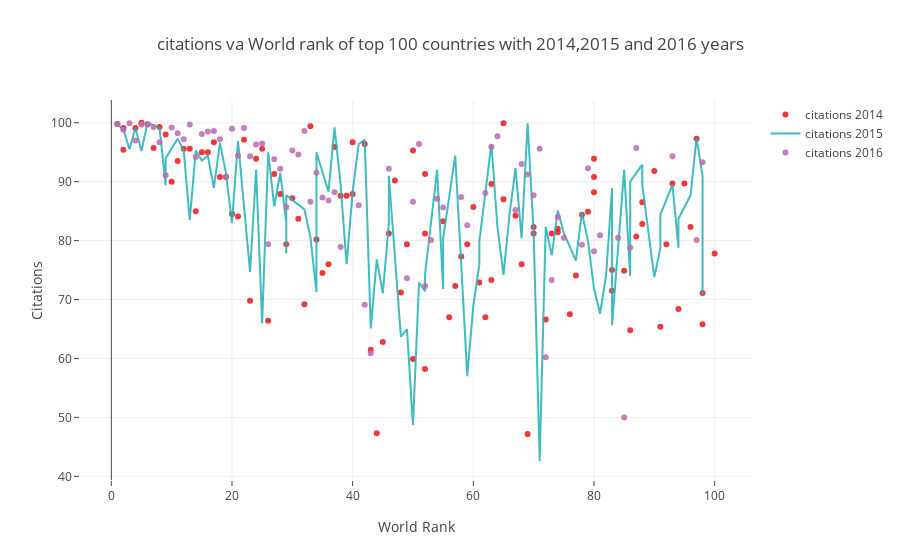

Source (notebook cell):
### Code cell
df2014=my_data[my_data.year == 2014].iloc[:100,:]
df2015=my_data[my_data.year == 2015].iloc[:100,:]
df2016=my_data[my_data.year == 2016].iloc[:100,:]
trace1=go.Scatter(x=df2014.world_rank,y=df2014.citations,mode='markers',name='citations 2014',text=df2014.university_name,
       marker=dict(color='rgba(239, 26, 26, 0.87)'))
trace2=go.Scatter(x=df2015.world_rank,y=df2015.citations,mode='lines',name='citations 2015',text=df2015.university_name,
       marker=dict(color='rgba(35, 179, 184, 0.87)'))
trace3=go.Scatter(x=df2016.world_rank,y=df2016.citations,mode='markers',name='citations 2016',text=df2016.university_name,
       marker=dict(color='rgba(188, 108, 178, 0.87)'))
data=[trace1,trace2,trace3]
layout=dict(title='citations va World rank of top 100 countries with 2014,2015 and 2016 years',
            xaxis=dict(title='World Rank',ticklen=5),
            yaxis=dict(title='Citations',ticklen=5))
fig=dict(layout=layout,data=data)
iplot(fig)

### Figure 1 — Plotly figure (JSON) as saved in the notebook; plotly's stock layout.template omitted (floating-point values rounded to 4 significant figures)
{"data": [{"marker": {"color": "rgba(239, 26, 26, 0.87)"}, "mode": "markers", "name": "citations 2014", "text": ["California Institute of Technology", "Harvard University", "University of Oxford", "Stanford University", "Massachusetts Institute of Technology", "Princeton University", "University of Cambridge", "University of California, Berkeley", "University of Chicago", "Imperial College London", "Yale University", "University of California, Los Angeles", "Columbia University", "ETH Zurich – Swiss Federal Institute of Technology Zurich", "Johns Hopkins University", "University of Pennsylvania", "Duke University", "University of Michigan", "Cornell University", "University of Toronto", "University College London", "Northwestern University", "University of Tokyo", "Carnegie Mellon University", "University of Washington", "National University of Singapore", "University of Texas at Austin", "Georgia Institute of Technology", "University of Illinois at Urbana-Champaign", "University of Wisconsin-Madison", "University of British Columbia", "London School of Economics and Political Science", "University of California, Santa Barbara", "University of Melbourne", "McGill University", "Karolinska Institute", "École Polytechnique Fédérale de Lausanne", "King’s College London", "University of Edinburgh", "New York University", "University of California, San Diego", "Washington University in St Louis", "University of Hong Kong", "Seoul National University", "Peking University", "University of Minnesota", "University of North Carolina at Chapel Hill", "Australian National University", "Pennsylvania State University", "Boston University", "Tsinghua University", "Brown University", "Kyoto University", "University of California, Davis", "LMU Munich", "Korea Advanced Institute of Science and Technology (KAIST)", "Hong Kong University of Science and Technology", "University of Manchester", "Ohio State University", "Pohang University of Science and Technology", "KU Leuven", "Purdue University", "The University of Queensland", "University of Göttingen", "Rice University", "École Normale Supérieure", "Leiden University", "Heidelberg University", "Delft University of Technology", "University of Southern California", "École Polytechnique", "University of Sydney", "Erasmus University Rotterdam", "University of Basel", "Utrecht University", "Nanyang Technological University", "Wageningen University and Research Center", "University of Pittsburgh", "University of Bristol", "Durham University", "Emory University", "Tufts University", "Michigan State University", "University of Amsterdam", "Ghent University", "Free University of Berlin", "Technical University of Munich", "Case Western Reserve University", "Vanderbilt University", "University of Notre Dame", "Monash University", "McMaster University", "University of California, Irvine", "Humboldt University of Berlin", "University of Rochester", "Pierre and Marie Curie University", "University of Colorado Boulder", "Maastricht University", "University of Groningen", "University of Helsinki"], "type": "scatter", "uid": "c978fb4f-3fba-4dec-926e-e1396bbae6df", "x": ["1", "2", "2", "4", "5", "6", "7", "8", "9", "10", "11", "12", "13", "14", "15", "16", "17", "18", "19", "20", "21", "22", "23", "24", "25", "26", "27", "28", "29", "30", "31", "32", "33", "34", "35", "36", "37", "38", "39", "40", "40", "42", "43", "44", "45", "46", "47", "48", "49", "50", "50", "52", "52", "52", "55", "56", "57", "58", "59", "60", "61", "62", "63", "63", "65", "65", "67", "68", "69", "70", "70", "72", "73", "74", "74", "76", "77", "78", "79", "80", "80", "80", "83", "83", "85", "86", "87", "88", "88", "90", "91", "92", "93", "94", "95", "96", "97", "98", "98", "100"], "y": [99.8, 99.1, 95.4, 99.1, 100, 99.7, 95.7, 99.3, 98, 90, 93.5, 95.6, 95.6, 85, 95, 95, 96.7, 90.8, 90.8, 84.5, 84.1, 97.1, 69.8, 93.9, 95.6, 66.4, 91.3, 87.9, 79.4, 87.2, 83.7, 69.2, 99.4, 80.2, 74.5, 76, 95.9, 87.6, 87.6, 87.9, 96.7, 96.4, 61.5, 47.3, 62.8, 81.2, 90.2, 71.2, 79.4, 95.3, 59.9, 91.3, 58.2, 81.2, 83.3, 67, 72.3, 77.3, 79.4, 85.7, 72.9, 67, 73.3, 89.6, 99.9, 87, 84.2, 76, 47.2, 81.2, 82.3, 66.6, 81.2, 81.4, 82, 67.5, 74.1, 84.4, 84.9, 88.2, 90.8, 93.9, 71.5, 75, 74.9, 64.8, 80.7, 82.8, 86.5, 91.8, 65.4, 79.4, 89.7, 68.4, 89.7, 82.3, 97.3, 65.8, 71.1, 77.8]}, {"marker": {"color": "rgba(35, 179, 184, 0.87)"}, "mode": "lines", "name": "citations 2015", "text": ["California Institute of Technology", "Harvard University", "University of Oxford", "Stanford University", "University of Cambridge", "Massachusetts Institute of Technology", "Princeton University", "University of California, Berkeley", "Imperial College London", "Yale University", "University of Chicago", "University of California, Los Angeles", "ETH Zurich – Swiss Federal Institute of Technology Zurich", "Columbia University", "Johns Hopkins University", "University of Pennsylvania", "University of Michigan", "Duke University", "Cornell University", "University of Toronto", "Northwestern University", "University College London", "University of Tokyo", "Carnegie Mellon University", "National University of Singapore", "University of Washington", "Georgia Institute of Technology", "University of Texas at Austin", "LMU Munich", "University of Illinois at Urbana-Champaign", "University of Wisconsin-Madison", "University of British Columbia", "University of Melbourne", "London School of Economics and Political Science", "École Polytechnique Fédérale de Lausanne", "University of Edinburgh", "University of California, Santa Barbara", "New York University", "McGill University", "King’s College London", "University of California, San Diego", "Washington University in St Louis", "University of Hong Kong", "Karolinska Institute", "Australian National University", "University of Minnesota", "University of North Carolina at Chapel Hill", "Peking University", "Tsinghua University", "Seoul National University", "Hong Kong University of Science and Technology", "Korea Advanced Institute of Science and Technology (KAIST)", "University of Manchester", "Brown University", "KU Leuven", "University of California, Davis", "Boston University", "Pennsylvania State University", "Kyoto University", "University of Sydney", "Nanyang Technological University", "École Polytechnique", "Scuola Normale Superiore di Pisa", "Leiden University", "The University of Queensland", "Pohang University of Science and Technology", "University of Göttingen", "Ohio State University", "Rice University", "Heidelberg University", "Delft University of Technology", "Erasmus University Rotterdam", "Wageningen University and Research Center", "University of Bristol", "University of Basel", "University of Southern California", "University of Amsterdam", "École Normale Supérieure", "Utrecht University", "Humboldt University of Berlin", "Free University of Berlin", "Michigan State University", "Durham University", "Monash University", "Middle East Technical University", "University of Arizona", "University of Notre Dame", "Tufts University", "University of California, Irvine", "Ghent University", "University of Massachusetts", "University of Pittsburgh", "Emory University", "McMaster University", "University of Glasgow", "Vanderbilt University", "University of Colorado Boulder", "Stockholm University", "Technical University of Munich", "Uppsala University"], "type": "scatter", "uid": "076523ee-aa7c-4917-bea4-35797f87b283", "x": ["1", "2", "3", "4", "5", "6", "7", "8", "9", "9", "11", "12", "13", "14", "15", "16", "17", "18", "19", "20", "21", "22", "23", "24", "25", "26", "27", "28", "29", "29", "29", "32", "33", "34", "34", "36", "37", "38", "39", "40", "41", "42", "43", "44", "45", "46", "46", "48", "49", "50", "51", "52", "52", "54", "55", "55", "57", "58", "59", "60", "61", "61", "63", "64", "65", "66", "67", "68", "69", "70", "71", "72", "73", "74", "75", "75", "77", "78", "79", "80", "81", "82", "83", "83", "85", "86", "86", "88", "88", "90", "91", "91", "93", "94", "94", "96", "97", "98", "98", "98"], "y": [99.7, 98.9, 95.5, 99.1, 95.2, 100, 99.6, 99.1, 89.4, 94, 97.3, 95.3, 83.5, 95.3, 93.6, 94.4, 88.9, 96.6, 91.5, 83, 96.9, 85.1, 74.7, 92, 66, 95, 85.8, 91.5, 83, 77.8, 87.7, 85.3, 80.6, 71.3, 95, 88.3, 99.2, 89.5, 76, 88.3, 96.4, 97.1, 65.1, 76.8, 71.1, 82.9, 91, 63.7, 65, 48.7, 72.9, 71.4, 74.3, 92, 71.8, 80.4, 94.4, 76, 57, 69, 75.9, 79.9, 96.4, 82.3, 74.2, 84.4, 92.3, 80.4, 99.9, 81.4, 42.6, 82.3, 77.5, 85.1, 81.4, 81.3, 76.6, 84.8, 80, 71.9, 67.6, 74, 88.9, 65.7, 92, 74, 90, 92.9, 89.5, 73.8, 78.7, 84.4, 89.5, 78.8, 83.7, 87.7, 97.4, 90.9, 78.8, 70.9]}, {"marker": {"color": "rgba(188, 108, 178, 0.87)"}, "mode": "markers", "name": "citations 2016", "text": ["California Institute of Technology", "University of Oxford", "Stanford University", "University of Cambridge", "Massachusetts Institute of Technology", "Harvard University", "Princeton University", "Imperial College London", "ETH Zurich – Swiss Federal Institute of Technology Zurich", "University of Chicago", "Johns Hopkins University", "Yale University", "University of California, Berkeley", "University College London", "Columbia University", "University of California, Los Angeles", "University of Pennsylvania", "Cornell University", "University of Toronto", "Duke University", "University of Michigan", "Carnegie Mellon University", "London School of Economics and Political Science", "University of Edinburgh", "Northwestern University", "National University of Singapore", "King’s College London", "Karolinska Institute", "LMU Munich", "New York University", "École Polytechnique Fédérale de Lausanne", "University of Washington", "University of Melbourne", "University of British Columbia", "KU Leuven", "University of Illinois at Urbana-Champaign", "Heidelberg University", "McGill University", "University of California, San Diego", "University of California, Santa Barbara", "Georgia Institute of Technology", "Peking University", "University of Tokyo", "University of California, Davis", "University of Hong Kong", "University of Texas at Austin", "Tsinghua University", "Wageningen University and Research Center", "Humboldt University of Berlin", "University of Wisconsin-Madison", "Brown University", "Australian National University", "Technical University of Munich", "École Normale Supérieure", "Nanyang Technological University", "University of Manchester", "University of Sydney", "University of Amsterdam", "Hong Kong University of Science and Technology", "The University of Queensland", "Washington University in St Louis", "Utrecht University", "University of North Carolina at Chapel Hill", "Boston University", "Delft University of Technology", "University of Minnesota", "Leiden University", "University of Southern California", "University of Bristol", "Durham University", "Erasmus University Rotterdam", "Free University of Berlin", "Monash University", "University of Groningen", "Pennsylvania State University", "University of Glasgow", "University of Helsinki", "University of Tübingen", "University of Pittsburgh", "University of Warwick", "Uppsala University", "University of Copenhagen", "University of New South Wales", "University of Freiburg", "Seoul National University", "University of St Andrews", "Vanderbilt University", "Kyoto University", "Maastricht University", "Emory University", "Lund University", "Ohio State University", "University of Exeter", "University of Bonn", "Georgetown University", "McMaster University", "University of Sheffield", "Queen Mary University of London", "University of Göttingen", "Michigan State University"], "type": "scatter", "uid": "f3e5d902-e9fc-4dfd-b02e-d98f958a7cd6", "x": ["1", "2", "3", "4", "5", "6", "7", "8", "9", "10", "11", "12", "13", "14", "15", "16", "17", "18", "19", "20", "21", "22", "23", "24", "25", "26", "27", "28", "29", "30", "31", "32", "33", "34", "35", "36", "37", "38", "=39", "=39", "41", "42", "43", "=44", "=44", "46", "=47", "=47", "49", "50", "51", "52", "53", "54", "55", "=56", "=56", "58", "59", "=60", "=60", "62", "63", "64", "=65", "=65", "67", "68", "69", "70", "71", "72", "73", "74", "75", "=76", "=76", "78", "79", "80", "81", "=82", "=82", "84", "85", "86", "87", "=88", "=88", "=90", "=90", "=90", "93", "=94", "=94", "=94", "97", "98", "=99", "=99"], "y": [99.8, 98.8, 99.9, 97, 99.7, 99.8, 99.3, 96.7, 91.1, 99.2, 98.2, 97.2, 99.7, 94.2, 98.1, 98.5, 98.6, 97.2, 90.9, 99, 94.4, 99.1, 94.3, 96.3, 96.5, 79.4, 93.8, 92.2, 85.7, 95.3, 94.6, 98.6, 86.6, 91.5, 87.3, 86.8, 88.2, 78.9, 98.7, 99.2, 86, 69.1, 60.9, 84.3, 70.1, 92.2, 58.8, 87.8, 73.6, 86.6, 96.4, 72.3, 80.1, 87.1, 85.6, 77.3, 77.5, 87.4, 82.6, 82.4, 99.2, 88.1, 95.9, 97.7, 61.5, 88, 85.2, 93, 91.2, 87.7, 95.6, 60.2, 73.3, 84, 80.5, 92.3, 82.1, 79.3, 92.3, 78.2, 80.9, 86.2, 82.1, 80.5, 50, 78.8, 95.7, 46.6, 82.7, 96.7, 81.3, 83.2, 94.3, 85.3, 82.5, 84.9, 80.1, 93.3, 72.7, 76.8]}], "layout": {"title": "citations va World rank of top 100 countries with 2014,2015 and 2016 years", "xaxis": {"ticklen": 5, "title": "World Rank"}, "yaxis": {"ticklen": 5, "title": "Citations"}}}
